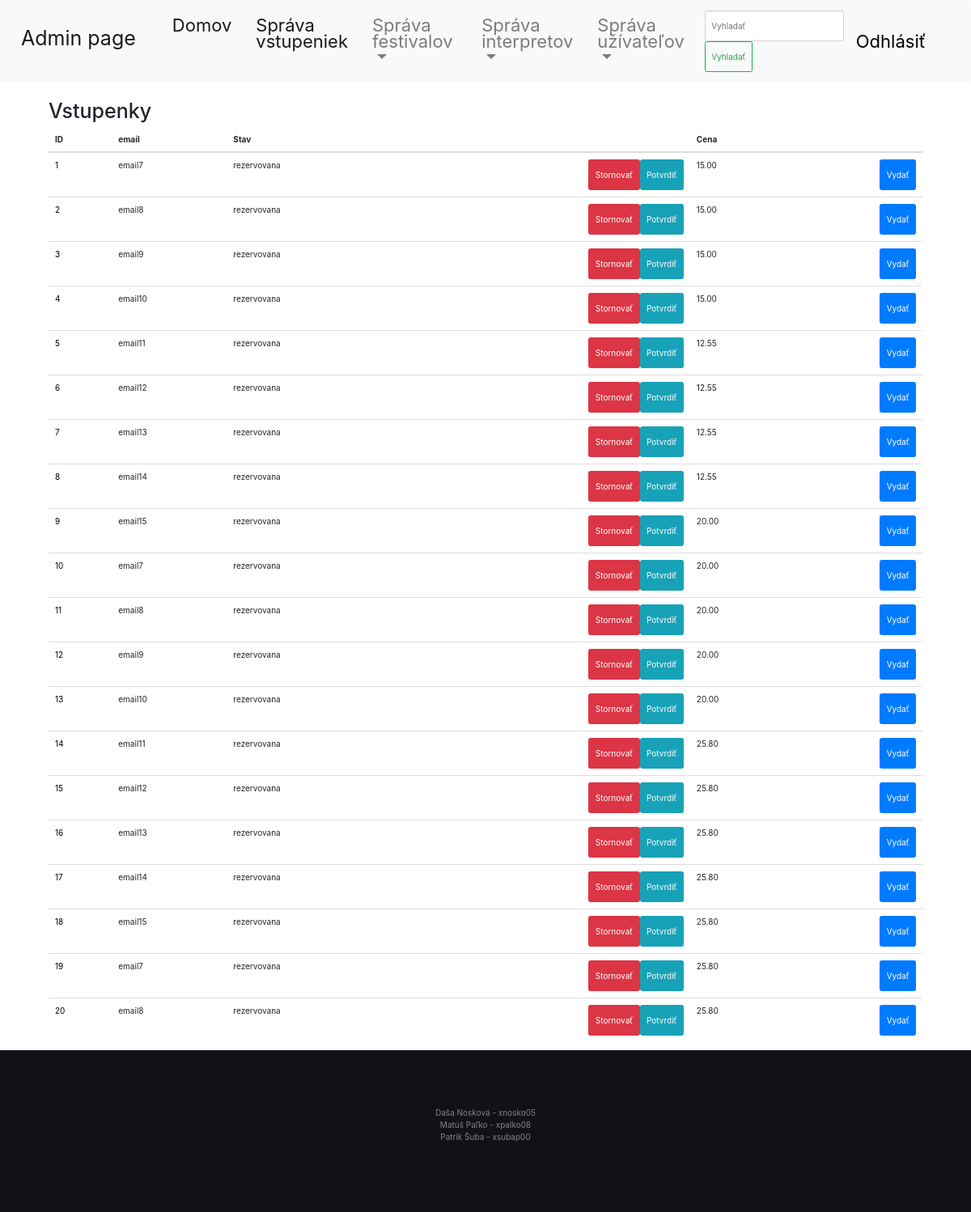
Page /admin.php (signed in) on the committed database.
### tables this page shows
CREATE TABLE Vstupenka(
	vstupenka_ID		INT 			NOT NULL AUTO_INCREMENT,
    festival_ID			int				NOT NULL,
    registrovany_ID		int				DEFAULT NULL,
    neregistrovany_ID	int				DEFAULT NULL,
    stav				ENUM('v kosiku', 'rezervovana', 'potvrdena', 'stornovana', 'vydana')		DEFAULT 'rezervovana',
    PRIMARY KEY(vstupenka_ID),
    CONSTRAINT Vstupenka_Festival_ID_FK
        FOREIGN KEY (festival_ID)
        REFERENCES Festival (festival_ID)
        ON DELETE CASCADE,
	CONSTRAINT Vstupenka_Registrovany_ID_FK
        FOREIGN KEY (registrovany_ID)
        REFERENCES Registrovany (registrovany_ID)
        ON DELETE CASCADE,
	CONSTRAINT Vstupenka_Neregistrovany_ID_FK
        FOREIGN KEY (neregistrovany_ID)
        REFERENCES Neregistrovany (neregistrovany_ID)
        ON DELETE CASCADE
);

CREATE TABLE Registrovany(
    registrovany_ID   	INT             NOT NULL,
    email				VARCHAR(50)		NOT NULL,
    login				VARCHAR(50)		NOT NULL,
    heslo				VARCHAR(60)		NOT NULL,
    level_opravnenia	ENUM('admin', 'poradatel', 'pokladni', 'divak')		NOT NULL,
    foto				VARCHAR(200)    DEFAULT NULL,
    PRIMARY KEY (registrovany_ID),
    CONSTRAINT Registrovany_FK
        FOREIGN KEY (registrovany_ID)
        REFERENCES Clovek (clovek_ID)
        ON DELETE CASCADE
);

CREATE TABLE Festival(
	festival_ID			INT 			NOT NULL AUTO_INCREMENT,
    nazov               VARCHAR(100)    NOT NULL,
    kapacita			INT				NOT NULL,
    datum_Od			DATETIME		NOT NULL,
    datum_Do            DATETIME        NOT NULL,
    cena				DECIMAL(7,2)	NOT NULL,
    adresa				VARCHAR(100)	NOT NULL,
    hodnotenie			DECIMAL(2,1)	DEFAULT NULL,
    popis				VARCHAR(1000)	DEFAULT NULL,
    obrazok				VARCHAR(200)	DEFAULT NULL,
    PRIMARY KEY(festival_ID)
);

CREATE TABLE Neregistrovany(
    neregistrovany_ID  	INT             NOT NULL,
    email               VARCHAR(50)     NOT NULL,
    PRIMARY KEY (neregistrovany_ID),
    CONSTRAINT Neregistrovany_FK
        FOREIGN KEY (neregistrovany_ID)
        REFERENCES Clovek (clovek_ID)
        ON DELETE CASCADE
);

### controller.php (called while the page is built, shortened)
<?php
require_once "classFestival.php";
require_once "classVstupenka.php";
require_once "classNeregistrovany.php";
require_once "classRegistrovany.php";
function get_vstupenky($pdo){
    $idSelect = $pdo->prepare("SELECT vstupenka_ID FROM Vstupenka");
    $idSelect->execute();
    $results = $idSelect->fetchAll();
    $tickets = array();
    foreach($results as $row) {
        $ticket = new Vstupenka();
        if($ticket->initExistingVstupenka($pdo, $row[0]) == -1){
            echo "nenasli sme v databazke dany row<br>";
        }
        $tickets[] = $ticket;
    }
    return $tickets;
}
    ?>
    <?php
function get_cena($ticket,$pdo){
    $festival_id = $ticket->getFestival_ID($pdo);
    $festival = new Festival();
    if ($festival->initExistingFestival($pdo, $festival_id) == -1) {
        echo "festival nenadjeny";
    }
    return $festival->getCena($pdo);
}
function get_email($ticket,$pdo){
    $customer = null;
    if ($ticket->getNeregistrovany_ID($pdo) != NULL) {
        $id_customer = $ticket->getNeregistrovany_ID($pdo);
        $customer = new Neregistrovany();
        if ($customer->initExistingNeregistrovany($pdo, $id_customer) == -1){
            echo "nenasli sme v databazke dany row<br>";
        }
    }
    elseif ($ticket->getRegistrovany_ID($pdo) != NULL) {
        $id_customer = $ticket->getRegistrovany_ID($pdo);
        $customer = new Registrovany();
        if ($customer->initExistingRegistrovany($pdo, $id_customer) == -1){
            echo "nenasli sme v databazke dany row<br>";
        }
    }
    return $customer->getEmail($pdo);
}
?>

### classVstupenka.php (called while the page is built, shortened)
<?php
class Vstupenka{
	private $vstupenkaID;
    function initExistingVstupenka($pdo, $id){
    	$idSelect = $pdo->prepare("SELECT vstupenka_ID FROM Vstupenka WHERE vstupenka_ID = ?");
    	$idSelect->execute([$id]);
    	if($idSelect->rowCount() == 1){
    		$this->vstupenkaID = $idSelect->fetchColumn();
    		return 0;
    	}else{
    		return -1;
    	}
    }
    function getID(){
        return $this->vstupenkaID;
    }
    function getFestival_ID($pdo){
        $select = $pdo->prepare("SELECT festival_ID FROM Vstupenka WHERE vstupenka_ID = ?");
        $select->execute([$this->vstupenkaID]);
        return $select->fetchColumn();
    }
    function getRegistrovany_ID($pdo){
        $select = $pdo->prepare("SELECT registrovany_ID FROM Vstupenka WHERE vstupenka_ID = ?");
        $select->execute([$this->vstupenkaID]);
        return $select->fetchColumn();
    }
    function getNeregistrovany_ID($pdo){
        $select = $pdo->prepare("SELECT neregistrovany_ID FROM Vstupenka WHERE vstupenka_ID = ?");
        $select->execute([$this->vstupenkaID]);
        return $select->fetchColumn();
    }
    function getStav($pdo){
        $select = $pdo->prepare("SELECT stav FROM Vstupenka WHERE vstupenka_ID = ?");
        $select->execute([$this->vstupenkaID]);
        return $select->fetchColumn();
    }
}
?>

### classRegistrovany.php (called while the page is built, shortened)
<?php
class Registrovany{
	private $registrovanyID;
    function initExistingRegistrovany($pdo, $id){
    	$idSelect = $pdo->prepare("SELECT registrovany_ID FROM Registrovany WHERE registrovany_ID = ?");
    	$idSelect->execute([$id]);
    	if($idSelect->rowCount() == 1){
    		$this->registrovanyID = $idSelect->fetchColumn();
    		return 0;
    	}else{
    		return -1;
    	}
    }
    function getEmail($pdo){
    	$select = $pdo->prepare("SELECT email FROM Registrovany WHERE registrovany_ID = ?");
    	$select->execute([$this->registrovanyID]);
    	return $select->fetchColumn();
    }
}
?>

### classFestival.php (called while the page is built, shortened)
<?php
class Festival{
	private $festivalID;
    function initExistingFestival($pdo, $id){
    	$idSelect = $pdo->prepare("SELECT festival_ID FROM Festival WHERE festival_ID = ?");
    	$idSelect->execute([$id]);
    	if($idSelect->rowCount() == 1){
    		$this->festivalID = $idSelect->fetchColumn();
    		return 0;
    	}else{
    		return -1;
    	}
    }
    function getCena($pdo){
        $select = $pdo->prepare("SELECT cena FROM Festival WHERE festival_ID = ?");
        $select->execute([$this->festivalID]);
        return $select->fetchColumn();
    }
}
?>

### classNeregistrovany.php (called while the page is built, shortened)
<?php
class Neregistrovany{
	private $neregistrovanyID;
    function initExistingNeregistrovany($pdo, $id){
    	$idSelect = $pdo->prepare("SELECT neregistrovany_ID FROM Neregistrovany WHERE neregistrovany_ID = ?");
    	$idSelect->execute([$id]);
    	if($idSelect->rowCount() == 1){
    		$this->neregistrovanyID = $idSelect->fetchColumn();
    		return 0;
    	}else{
    		return -1;
    	}
    }
    function getEmail($pdo){
    	$select = $pdo->prepare("SELECT email FROM Neregistrovany WHERE neregistrovany_ID = ?");
    	$select->execute([$this->neregistrovanyID]);
    	return $select->fetchColumn();
    }
}
?>

### view/show_tickets.php (the view, shortened to what this page needs)
<?php
require_once "classVstupenka.php";
require_once "connect_db.php";
require_once "controller.php";
$pdo = connect_db();
$tickets = get_vstupenky($pdo);
?>
<table class="table">
    <thead>
    <h1>Vstupenky</h1>
    <tr>
        <th>ID</th>
        <th>email</th>
        <th>Stav</th>
        <th></th>
        <th>Cena</th>
        <th></th>
    </tr>
    </thead>
    <tbody>
    <?php
    foreach ($tickets as $ticket){
    ?>
    <form name="change_ticket" method="post" action="admin.php">
    <tr>
        <td>
            <a class="no_color_change_link" id="ticket" href="festival_page.php?id=<?php echo $ticket->getFestival_ID($pdo);?>"><?php echo $ticket->getID();?></a>
        </td>
        <td>
            <a class="no_color_change_link" id="ticket_email"><?php echo get_email($ticket,$pdo); ?></a>
        </td>
        <td>
            <a class="no_color_change_link" id="stav"><?php echo $ticket->getStav($pdo); ?></a>
        </td>
        <td>
            <a href="change_stav.php?stav=potvrdena&id=<?php echo $ticket->getID(); ?>"><button type="button" id="align-right" class="btn btn-info"> Potvrdiť </button></a>
            <a href="change_stav.php?stav=stornovana&id=<?php echo $ticket->getID(); ?>"><button type="button" id="align-right" class="btn btn-danger"> Stornovať </button></a>
        </td>
        <td>
            <a class="no_color_change_link" id="cena"><?php echo get_cena($ticket,$pdo); ?></a></td>
         <td>  <a href="change_stav.php?stav=vydana&id=<?php echo $ticket->getID(); ?>"><button type="button" id="align-right" class="btn btn-primary"> Vydať </button></>
        </td>
    </tr>
        <?php
        }
        ?>
    </form>
    </tbody>
</table>

### view/css/styling.css (style rules this page uses)
.form-control, .btn { min-height: 38px; border-radius: 2px; }
.btn { font-size: 15px; font-weight: bold; }
a { text-decoration: none; color:black; }

### view/css/admin_page.css (style rules this page uses)
#align-right { float:right; }
a, a:link, a:visited, a:hover { color: black; }

### rows in the picture
vstupenka: vstupenka_ID "1", registrovany_ID.email "email7", $ticket->getStav($pdo) "rezervovana", festival_ID.cena "15.00"
vstupenka: vstupenka_ID "2", registrovany_ID.email "email8", $ticket->getStav($pdo) "rezervovana", festival_ID.cena "15.00"
vstupenka: vstupenka_ID "3", registrovany_ID.email "email9", $ticket->getStav($pdo) "rezervovana", festival_ID.cena "15.00"
vstupenka: vstupenka_ID "4", registrovany_ID.email "email10", $ticket->getStav($pdo) "rezervovana", festival_ID.cena "15.00"
vstupenka: vstupenka_ID "5", registrovany_ID.email "email11", $ticket->getStav($pdo) "rezervovana", festival_ID.cena "12.55"
vstupenka: vstupenka_ID "6", registrovany_ID.email "email12", $ticket->getStav($pdo) "rezervovana", festival_ID.cena "12.55"
vstupenka: vstupenka_ID "7", neregistrovany_ID.email "email13", $ticket->getStav($pdo) "rezervovana", festival_ID.cena "12.55"
vstupenka: vstupenka_ID "8", neregistrovany_ID.email "email14", $ticket->getStav($pdo) "rezervovana", festival_ID.cena "12.55"
vstupenka: vstupenka_ID "9", neregistrovany_ID.email "email15", $ticket->getStav($pdo) "rezervovana", festival_ID.cena "20.00"
vstupenka: vstupenka_ID "10", registrovany_ID.email "email7", $ticket->getStav($pdo) "rezervovana", festival_ID.cena "20.00"
vstupenka: vstupenka_ID "11", registrovany_ID.email "email8", $ticket->getStav($pdo) "rezervovana", festival_ID.cena "20.00"
vstupenka: vstupenka_ID "12", registrovany_ID.email "email9", $ticket->getStav($pdo) "rezervovana", festival_ID.cena "20.00"
vstupenka: vstupenka_ID "13", registrovany_ID.email "email10", $ticket->getStav($pdo) "rezervovana", festival_ID.cena "20.00"
vstupenka: vstupenka_ID "14", registrovany_ID.email "email11", $ticket->getStav($pdo) "rezervovana", festival_ID.cena "25.80"
vstupenka: vstupenka_ID "15", registrovany_ID.email "email12", $ticket->getStav($pdo) "rezervovana", festival_ID.cena "25.80"
vstupenka: vstupenka_ID "16", neregistrovany_ID.email "email13", $ticket->getStav($pdo) "rezervovana", festival_ID.cena "25.80"
vstupenka: vstupenka_ID "17", neregistrovany_ID.email "email14", $ticket->getStav($pdo) "rezervovana", festival_ID.cena "25.80"
vstupenka: vstupenka_ID "18", neregistrovany_ID.email "email15", $ticket->getStav($pdo) "rezervovana", festival_ID.cena "25.80"
vstupenka: vstupenka_ID "19", registrovany_ID.email "email7", $ticket->getStav($pdo) "rezervovana", festival_ID.cena "25.80"
vstupenka: vstupenka_ID "20", registrovany_ID.email "email8", $ticket->getStav($pdo) "rezervovana", festival_ID.cena "25.80"
